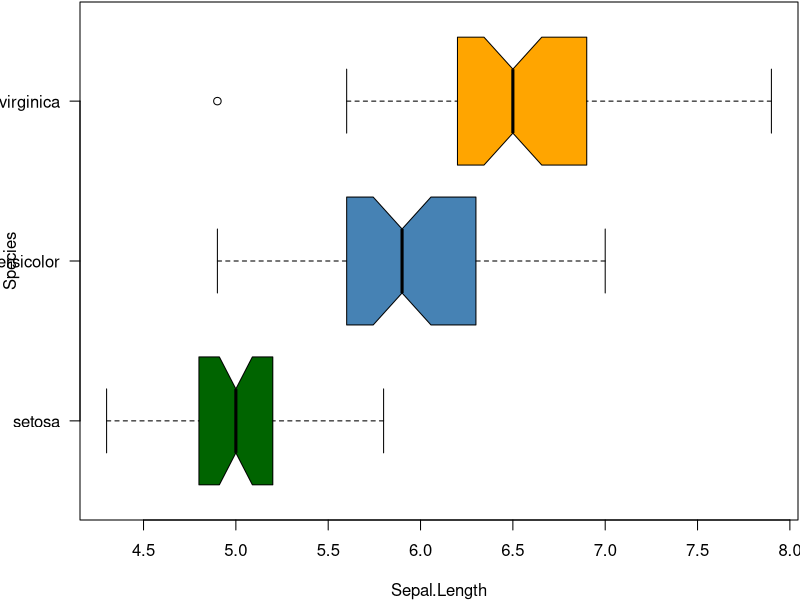

Generate this figure with R:
## ---- chunk 1
par(mar = c(4, 4, .1, .1), las = 1)
boxplot(
  Sepal.Length ~ Species, data = iris, horizontal = TRUE,
  col = c('darkgreen', 'steelblue', 'orange'), notch = TRUE
)
## ---- chunk 2
knitr::kable(iris[1:5, 1:4], caption = 'Table caption.')
